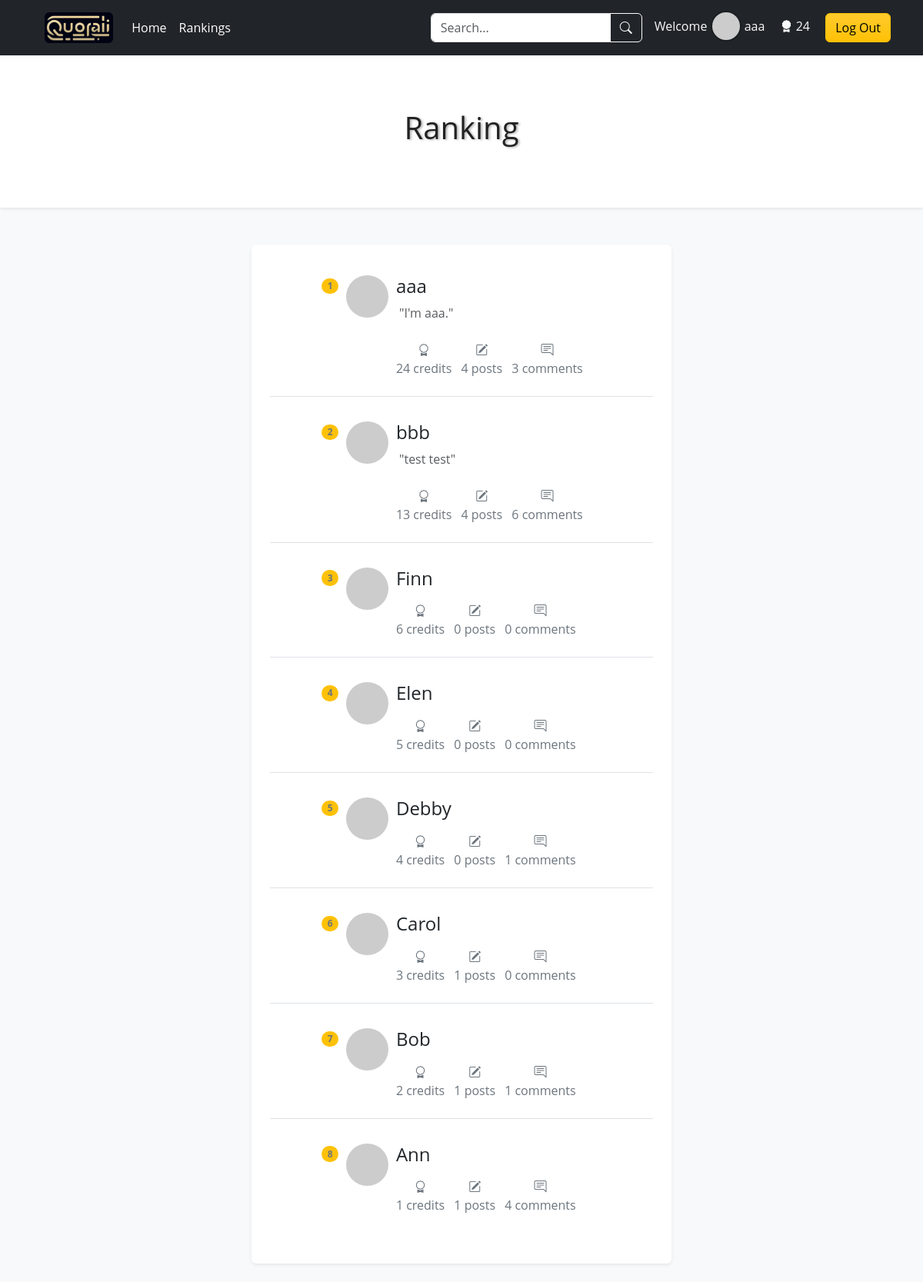
Page /ranking-page (signed in) on the committed database.
### app/models.py (models this page shows, shortened)
class User(db.Model, UserMixin):
    id = db.Column(db.Integer, primary_key=True)
    username = db.Column(db.String(16), index=True, unique=True)
    email = db.Column(db.String(64), index=True, unique=True)
    password_hash = db.Column(db.String(256))
    credit = db.Column(db.Integer, default=0)
    bio = db.Column(db.String(1024))
    posts = db.relationship('Post', backref='author', lazy=True)
    comments = db.relationship('Comment', backref='author', lazy='dynamic')

### app/routes.py (the view)
@app.route('/ranking-page')
def rankingPage():
    users = User.query.order_by(desc(User.credit)).all()
    for user in users:
        user.robohash_url = robohash_url(user.email)
    return render_template("ranking-page.html", title='Ranking page', users=users)

### app/__init__.py (called while the page is built)
@login_manager.user_loader
def load_user(user_id):
    user = User.query.get(user_id)
    return user

### app/routes.py (called while the page is built)
def robohash_url(text):
    return f"https://robohash.org/{text}"

### app/templates/ranking-page.html (shortened to what this page needs)
{% extends "base.html" %}
{% block style %}
<link rel="stylesheet" href="{{ url_for('static', filename='css/ranking-page.css') }}" />
{% endblock %}
{% block main %}
<div class="bg-light cv">
  <header class="text-center bg-white p-4 shadow-sm">
      <h1 class="danger-text py-5">Ranking</h1>
  </header>
  <div class="container mt-5">
      <div class="row clearfix">
          <div class="col-md-6 offset-md-3 column">
              <section class="p-4 mb-4 bg-white rounded shadow-sm box box-odd">
                  <ul class="list-group list-group-flush">
                    {% for user in users %}
                    <li class="list-group-item mt-2 mb-3">
                      <div class="col-md-10 offset-md-1 column row clearfix list-margin border-0">
                          <div class="col-md-1 column">
                            <span class="text-secondary badge rounded-pill bg-warning">{{ loop.index }}</span>
                          </div>
                          <div class="col-md-2 column">
                            <img alt="Profile Picture" src= "{{ user.robohash_url }}" class="rounded-circle" style="height: 55px; width: 55px;"/>
                          </div>
                          <div class="col-md-9 column">
                              <h4>{{ user.username }}</h4>
                              {% if user.bio %}
                              <p class="text-muted">&nbsp;"{{ user.bio }}"</p>
                              {% endif %}
                              <ul class="list-inline">
                                <li class="text-secondary list-inline-item text-center mt-2">
                                  <i class="bi bi-award"></i>
                                  <p>{{ user.credit }} credits</p>
                                </li>
                                <li class="text-secondary list-inline-item text-center">
                                  <i class="bi bi-pencil-square"></i>
                                  <p>{{ user.posts|length }} posts</p>
                                </li>
                                <li class="text-secondary list-inline-item text-center">
                                  <i class="bi bi-chat-right-text"></i>
                                  <p>{{ user.comments.all()|length }} comments</p>
                                </li>
                              </ul>
                          </div>
                        </div>
                    </li>
                    {% endfor %}
                  </ul>
              </section>
          </div>
      </div>
  </div>
</div>
{% endblock %}

### app/templates/base.html (shortened to what this page needs)
<!DOCTYPE html>
<html lang="en">
<head>
   <link href="https://cdn.jsdelivr.net/npm/bootstrap@5.3.3/dist/css/bootstrap.min.css" rel="stylesheet">
   <link rel="stylesheet" href="https://cdn.jsdelivr.net/npm/bootstrap-icons@1.11.3/font/bootstrap-icons.min.css">
   <link rel="stylesheet" href="{{ url_for('static', filename='css/base.css') }}">
    {% block style %}{% endblock %}
</head>
<body>
    <header class="p-3 bg-dark text-white fixed-top">
        <div class="container">
            <div class="d-flex flex-wrap align-items-center justify-content-center justify-content-lg-start">
                <a href="/" class="d-flex align-items-center mb-2 mb-lg-0 mx-3 text-white text-decoration-none">
                    <img alt="logo" src="{{ url_for('static', filename='img/4501715747379_.pic.jpg') }}" class="rounded logo" />
                </a>
                <ul class="nav col-12 col-lg-auto me-lg-auto mb-2 justify-content-center mb-md-0">
                    <li><a href="/" class="nav-link px-2 text-white">Home</a></li>
                    <li><a href="{{ url_for('rankingPage') }}" class="nav-link px-2 text-white">Rankings</a></li>
                </ul>
                <form class="col-12 col-lg-auto mb-3 mb-lg-0 me-lg-3" method="get" action="{{ url_for('search') }}">
                    <div class="input-group">
                        <input type="search" class="form-control form-control-dark" placeholder="Search..." aria-label="Search" name="search_keywords">
                        <button class="btn btn-outline-light" type="submit"><i class="bi bi-search"></i>
                        </button>
                    </div>
                </form>
                <div class="text-end">
                    {% if current_user.is_authenticated %}
                    <div class="user-info">
                        <span class="text-light me-3">Welcome
                            <img alt="Avatar" src='https://robohash.org/{{ current_user.email }}' class="rounded-circle" style="width: 40px; height: 40px; border: rgba(0, 0, 0, 0.2) 2.5px solid; margin-top: -5px;" />
                            <a href="{{ url_for('personalProfile') }}" style="text-decoration: none; color: inherit;" onmouseover="this.style.color='#FFA500'" onmouseout="this.style.color='inherit'">{{ current_user.username }}</a>
                    </span>
                        <span class="text-light me-3"><i class="bi bi-award-fill"></i> {{ current_user.credit }}</span>
                        <a class="btn btn-warning bg-gradient" href="{{ url_for('logout') }}">Log Out</a>
                    </div>
                    {% else %}
                    <button type="button" id="loginButton" class="btn btn-outline-light me-2" data-bs-toggle="modal" data-bs-target="#ModalToggle">Login</button>
                    <button type="button" class="btn btn-warning" data-bs-toggle="modal" data-bs-target="#staticBackdrop" id="registerbtn">Sign-up</button>
                    {% endif %}
                </div>
            </div>
        </div>
    </header>
    <main>
        {% block main %}{% endblock %}
    </main>
</body>
</html>

### app/static/css/base.css (style rules this page uses)
* { box-sizing: border-box; margin: 0; padding: 0; }
body { font-family: 'Open Sans', sans-serif; color: #222; overflow-x: hidden; }
.logo { height: 40px; opacity: 0.95; }

### app/static/css/ranking-page.css (style rules this page uses)
main { margin-top: 70px; }
h1 { text-shadow: 2px 1px 3px rgba(0, 0, 0, 0.304); }

### rows in the picture
User: username "aaa", credit "24", bio "I'm aaa.", posts|length "4", comments.all|length "3"
User: username "bbb", bio "test test", credit "13", posts|length "4", comments.all|length "6"
User: username "Finn", credit "6", posts|length "0", comments.all|length "0"
User: username "Elen", credit "5", posts|length "0", comments.all|length "0"
User: username "Debby", credit "4", posts|length "0", comments.all|length "1"
User: username "Carol", credit "3", posts|length "1", comments.all|length "0"
User: username "Bob", credit "2", posts|length "1", comments.all|length "1"
User: username "Ann", credit "1", posts|length "1", comments.all|length "4"
